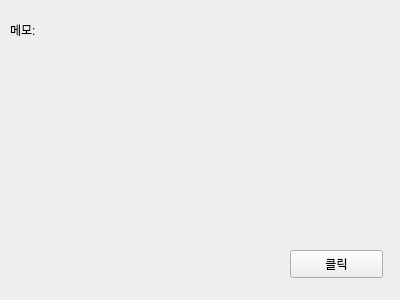
<?xml version="1.0" encoding="UTF-8"?>
<ui version="4.0">
 <class>Form</class>
 <widget class="QWidget" name="Form">
  <property name="geometry">
   <rect>
    <x>0</x>
    <y>0</y>
    <width>400</width>
    <height>300</height>
   </rect>
  </property>
  <property name="windowTitle">
   <string>Qtdisinner</string>
  </property>
  <widget class="QLabel" name="label">
   <property name="geometry">
    <rect>
     <x>10</x>
     <y>10</y>
     <width>600</width>
     <height>40</height>
    </rect>
   </property>
   <property name="text">
    <string>메모:</string>
   </property>
  </widget>
  <widget class="QPushButton" name="btn1">
   <property name="geometry">
    <rect>
     <x>290</x>
     <y>250</y>
     <width>93</width>
     <height>28</height>
    </rect>
   </property>
   <property name="text">
    <string>클릭</string>
   </property>
  </widget>
 </widget>
 <resources/>
 <connections/>
</ui>
